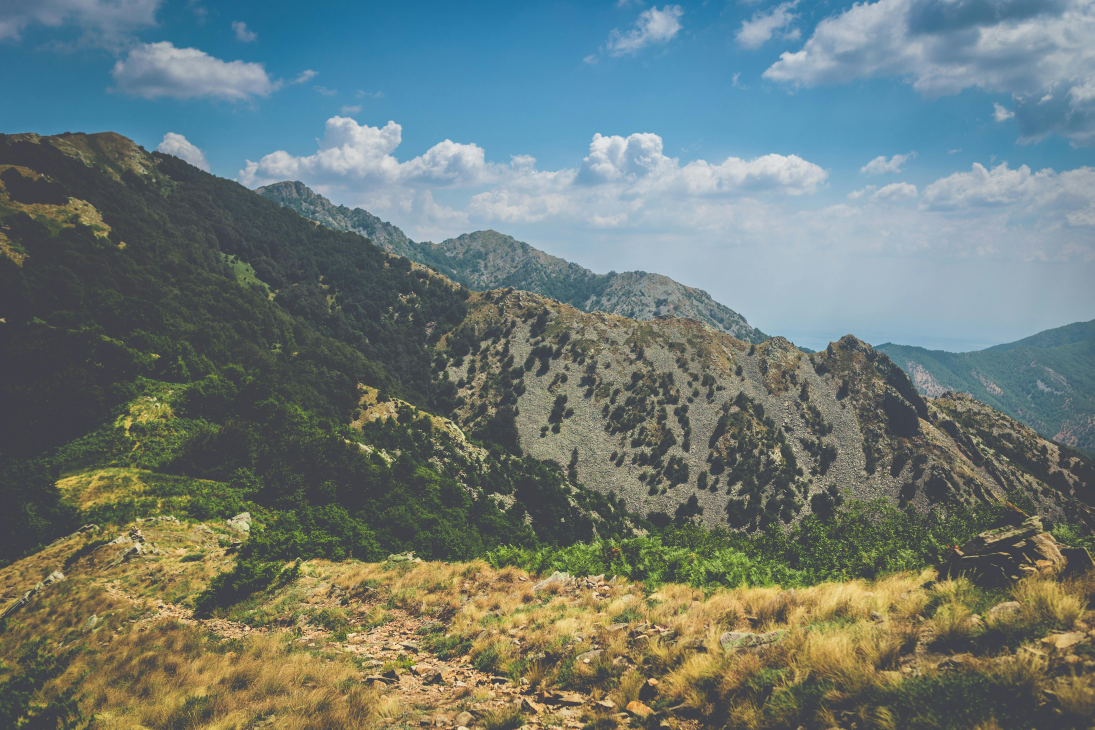
#> input picture Solutions/Lab 4 (Chapter 3.1)/Bài toán cụ thể/Exercise 4/image1.jpg, 5472 x 3648 px (shown at 1/5 size); the run also reads 1 picture not shown here
$ jupyter execute image_similarity_comparison_hash.ipynb
#> lines starting #> are read from the running program, lines starting #| are printed output that depends on the picture
# So sánh độ tương đồng hình ảnh bằng các hàm băm

## Mục tiêu
- So sánh các hình ảnh dựa trên **hàm băm ảnh**
- Sử dụng các phương pháp: aHash, dHash, pHash, wHash
- Đánh giá mức độ tương đồng bằng **khoảng cách Hamming**

## Ý tưởng chính
Ảnh được chuyển thành chuỗi bit (hash).
Hai ảnh càng giống nhau thì số bit khác nhau càng ít.

[cell 1]
import cv2
import numpy as np
import pywt
from scipy.fftpack import dct
import matplotlib.pyplot as plt

[cell 2]
def show_image(image, title=""):
    plt.figure(figsize=(4,4))
    plt.imshow(image, cmap='gray')
    plt.title(title)
    plt.axis("off")
    plt.show()

[cell 3]
def average_hash(image_path, hash_size=8):
    image = cv2.imread(image_path, cv2.IMREAD_GRAYSCALE)
    image = cv2.resize(image, (hash_size, hash_size))

    mean = image.mean()
    hash_bits = (image > mean).astype(np.uint8)

    return hash_bits.flatten()

[cell 4]
def difference_hash(image_path, hash_size=8):
    image = cv2.imread(image_path, cv2.IMREAD_GRAYSCALE)
    image = cv2.resize(image, (hash_size + 1, hash_size))

    diff = image[:, 1:] > image[:, :-1]
    return diff.astype(np.uint8).flatten()

[cell 5]
def perceptual_hash(image_path, hash_size=8):
    image = cv2.imread(image_path, cv2.IMREAD_GRAYSCALE)
    image = cv2.resize(image, (32, 32))

    dct_img = dct(dct(image.T, norm='ortho').T, norm='ortho')
    dct_low = dct_img[:hash_size, :hash_size]

    mean = dct_low.mean()
    return (dct_low > mean).astype(np.uint8).flatten()

[cell 6]
def wavelet_hash(image_path, hash_size=8):
    image = cv2.imread(image_path, cv2.IMREAD_GRAYSCALE)
    image = cv2.resize(image, (256, 256))

    LL, _ = pywt.dwt2(image, 'haar')
    LL_small = cv2.resize(LL, (hash_size, hash_size))

    mean = LL_small.mean()
    return (LL_small > mean).astype(np.uint8).flatten()

[cell 7]
def hamming_distance(hash1, hash2):
    return np.sum(hash1 != hash2)

[cell 8]
image1 = "image1.jpg"
image2 = "image2.jpg"
image3 = "image3.jpg"

hash_functions = {
    "aHash": average_hash,
    "dHash": difference_hash,
    "pHash": perceptual_hash,
    "wHash": wavelet_hash
}

for name, func in hash_functions.items():
    h1 = func(image1)
    h2 = func(image2)
    dist = hamming_distance(h1, h2)
    print(f"{name}: Hamming Distance = {dist}")
#> this loop made 4 passes
#> dist on passes 1, 3, 4: 23, 19, 22
#> dist on pass 2: 29
#| aHash: Hamming Distance = 23
#| dHash: Hamming Distance = 29
#| pHash: Hamming Distance = 19
#| wHash: Hamming Distance = 22
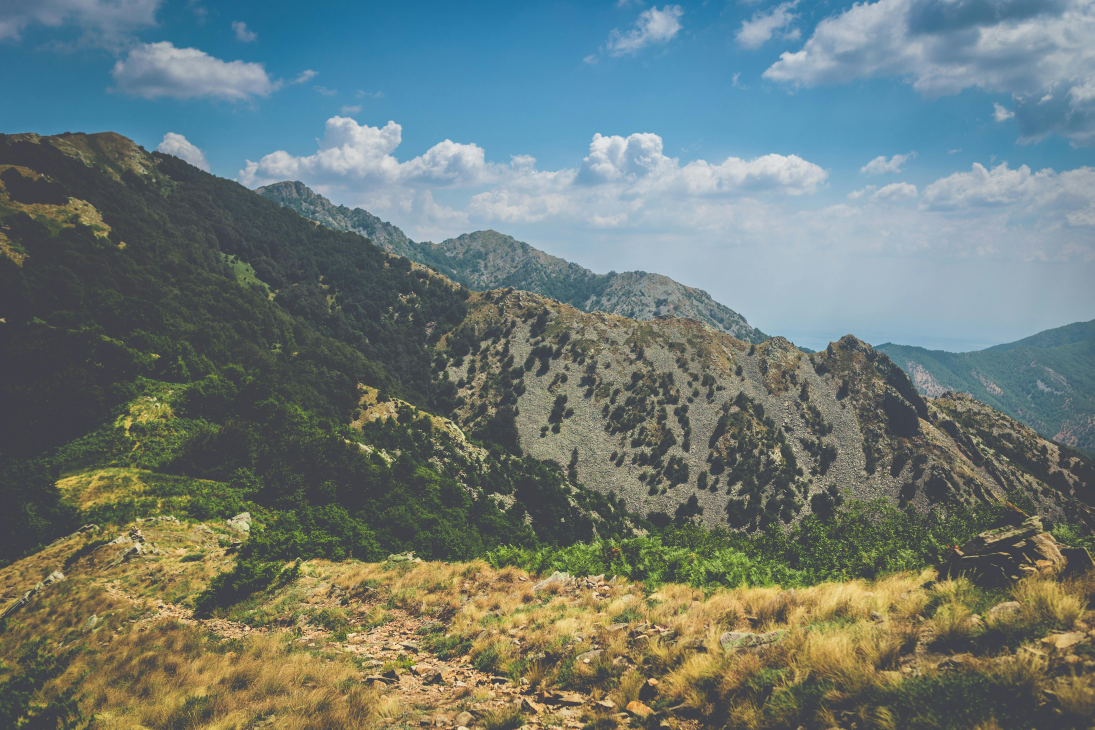
#> input picture Solutions/Lab 4 (Chapter 3.1)/Bài toán cụ thể/Exercise 4/image1.jpg, 5472 x 3648 px (shown at 1/5 size)
#> pass 1, in average_hash, `image = cv2.imread(image_path, cv2.IMREAD_GRAYSCALE)`:
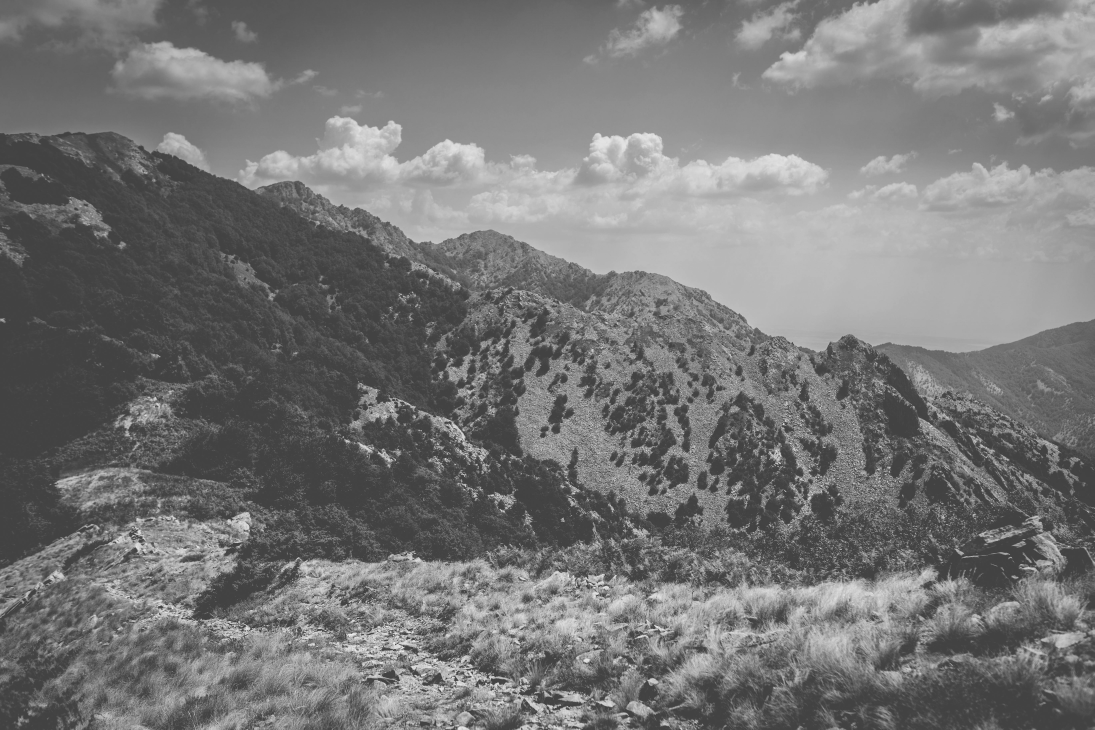
#> image: shape (3648, 5472) (shown at 1/5 size); min 21, max 255, mean 118
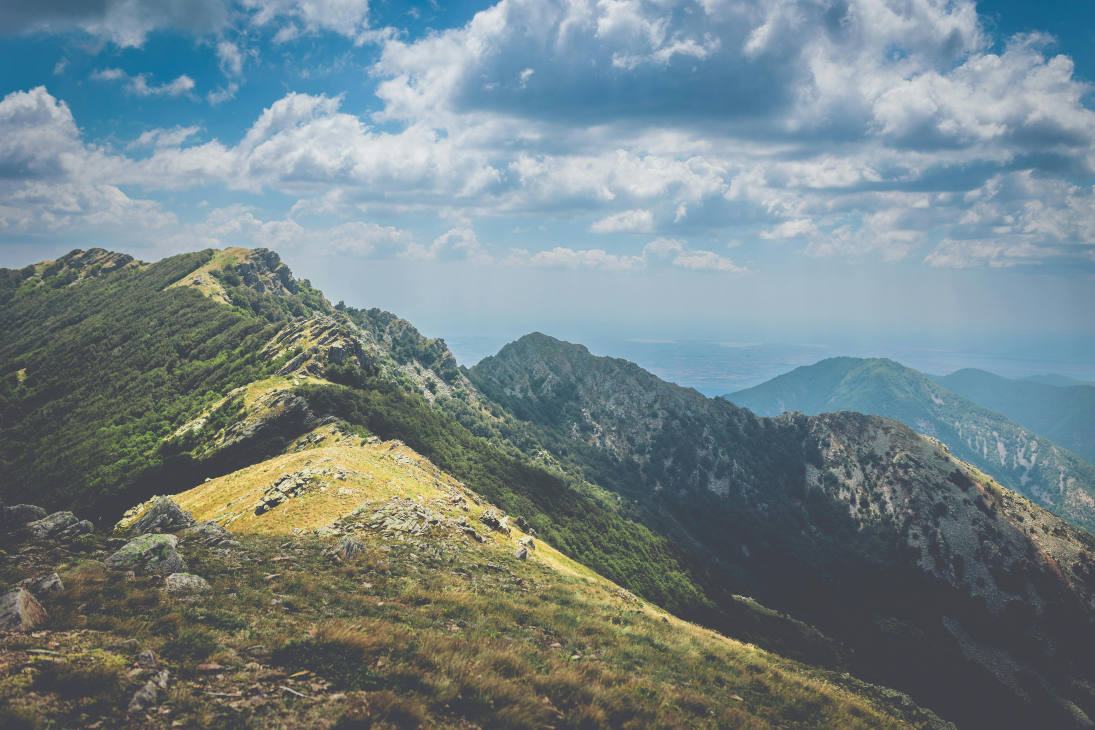
#> input picture Solutions/Lab 4 (Chapter 3.1)/Bài toán cụ thể/Exercise 4/image2.jpg, 5472 x 3648 px (shown at 1/5 size)
#> pass 1, in average_hash (call 2), `image = cv2.imread(image_path, cv2.IMREAD_GRAYSCALE)`:
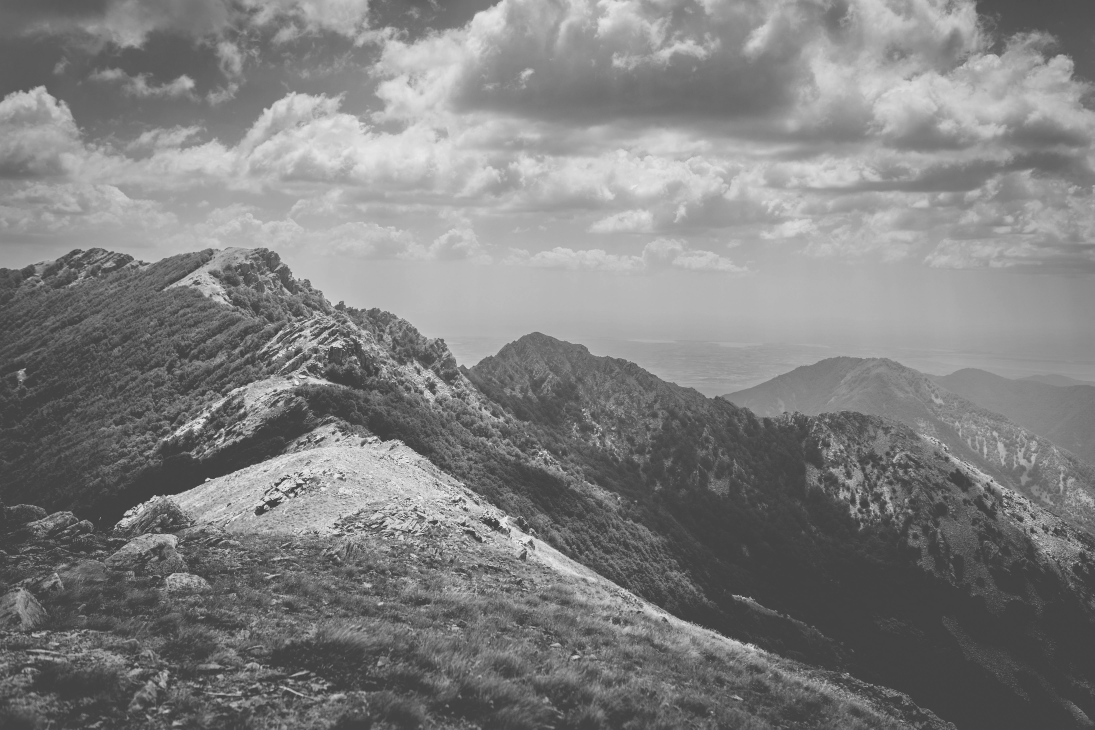
#> image: shape (3648, 5472) (shown at 1/5 size); min 27, max 255, mean 127.7
#> pass 3, in perceptual_hash, `image = cv2.resize(image, (32, 32))`:
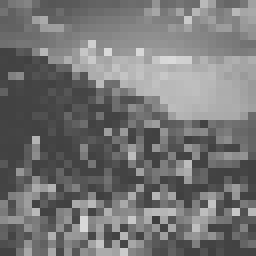
#> image: shape (32, 32) (shown 8 times larger); min 62, max 218, mean 116.6
#> pass 3, in perceptual_hash, `dct_img = dct(dct(image.T, norm='ortho').T, norm='ortho')`:
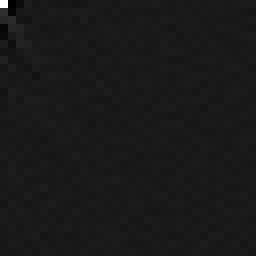
#> dct_img: shape (32, 32) float64 (shown 8 times larger); min -417.4, max 3731.6, mean 2.8; drawn with min black and max white

print("--------------------------------")

for name, func in hash_functions.items():
    h1 = func(image1)
    h3 = func(image3)
    dist = hamming_distance(h1, h3)
    print(f"{name}: Hamming Distance = {dist}")
#> this loop made 4 passes
#| aHash: Hamming Distance = 0
#| dHash: Hamming Distance = 0
#| pHash: Hamming Distance = 0
#| wHash: Hamming Distance = 0
